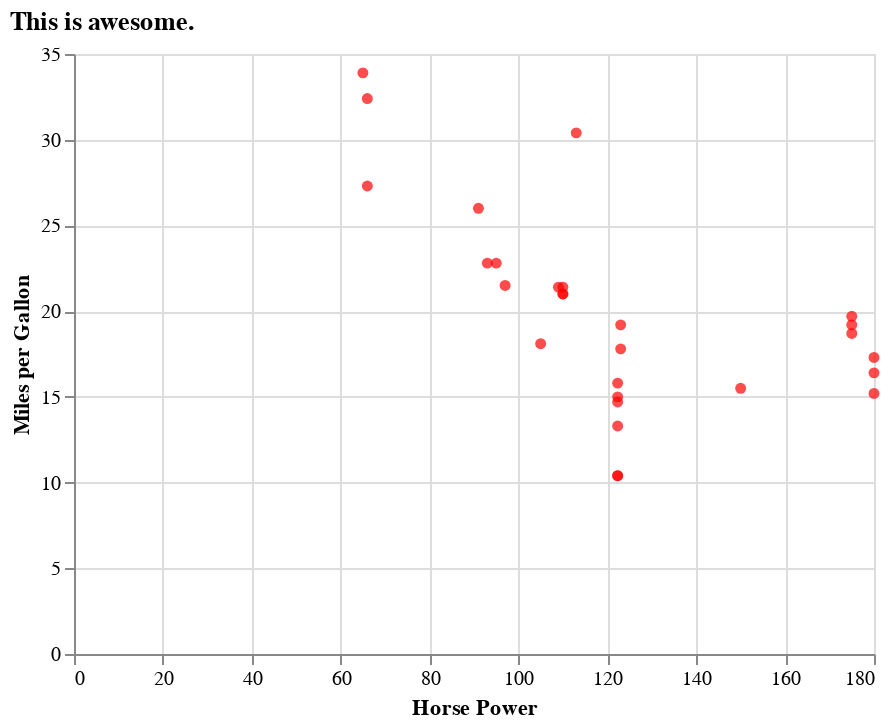

Notebook source saved alongside this figure:
### Code cell
chart = alt.Chart(df).mark_circle(color='red').encode(
    x=alt.X('hp', title='Horse Power'),
    y=alt.Y('mpg', title='Miles per Gallon')
).properties(
    title={'text': 'This is awesome.', 'anchor': 'start'}
)
chart

### Figure 1 — Vega-Lite specification as saved in the notebook (floating-point values rounded to 4 significant figures)
{"config": {"view": {"continuousWidth": 400, "continuousHeight": 300}}, "data": {"name": "data-87bddced51e5cfa14b79aa81194d4668"}, "mark": {"type": "circle", "color": "red"}, "encoding": {"x": {"field": "hp", "title": "Horse Power", "type": "quantitative"}, "y": {"field": "mpg", "title": "Miles per Gallon", "type": "quantitative"}}, "title": {"text": "This is awesome.", "anchor": "start"}, "$schema": "https://vega.github.io/schema/vega-lite/v4.17.0.json", "datasets": {"data-87bddced51e5cfa14b79aa81194d4668": [{"car": "Mazda RX4", "mpg": 21.0, "cyl": 6, "disp": 160.0, "hp": 110.0, "drat": 3.9, "wt": 2.62, "qsec": 16.46, "vs": 0.0, "am": 1, "gear": 4, "carb": 4}, {"car": "Mazda RX4 Wag", "mpg": 21.0, "cyl": 6, "disp": 160.0, "hp": 110.0, "drat": 3.9, "wt": 2.875, "qsec": 17.02, "vs": null, "am": 1, "gear": 4, "carb": 4}, {"car": "Datsun 710", "mpg": 22.8, "cyl": 4, "disp": 108.0, "hp": 93.0, "drat": 3.85, "wt": 2.32, "qsec": 18.61, "vs": 1.0, "am": 1, "gear": 999, "carb": 1}, {"car": "Hornet 4 Drive", "mpg": 21.4, "cyl": 6, "disp": 258.0, "hp": 110.0, "drat": 3.08, "wt": null, "qsec": 19.44, "vs": 1.0, "am": 0, "gear": 3, "carb": 1}, {"car": "Hornet Sportabout", "mpg": 18.7, "cyl": 8, "disp": 360.0, "hp": 175.0, "drat": 3.15, "wt": 3.44, "qsec": 17.02, "vs": 0.0, "am": 0, "gear": 3, "carb": 2}, {"car": "Valiant", "mpg": 18.1, "cyl": 6, "disp": 225.0, "hp": 105.0, "drat": 2.76, "wt": null, "qsec": 20.22, "vs": 1.0, "am": 0, "gear": 3, "carb": 1}, {"car": "Merc 230", "mpg": 22.8, "cyl": 4, "disp": 140.8, "hp": 95.0, "drat": 3.92, "wt": 3.15, "qsec": 22.9, "vs": 1.0, "am": 0, "gear": 4, "carb": 2}, {"car": "Merc 280", "mpg": 19.2, "cyl": 6, "disp": 167.6, "hp": 123.0, "drat": 3.92, "wt": null, "qsec": 18.3, "vs": 1.0, "am": 0, "gear": 4, "carb": 4}, {"car": "Merc 280C", "mpg": 17.8, "cyl": 6, "disp": 167.6, "hp": 123.0, "drat": 3.92, "wt": 3.44, "qsec": 18.9, "vs": null, "am": 0, "gear": 4, "carb": 4}, {"car": "Merc 450SE", "mpg": 16.4, "cyl": 8, "disp": 275.8, "hp": 180.0, "drat": 3.07, "wt": 4.07, "qsec": 17.4, "vs": 0.0, "am": 0, "gear": 3, "carb": 3}, {"car": "Merc 450SL", "mpg": 17.3, "cyl": 8, "disp": 275.8, "hp": 180.0, "drat": 3.07, "wt": null, "qsec": 17.6, "vs": 0.0, "am": 0, "gear": 3, "carb": 3}, {"car": "Merc 450SLC", "mpg": 15.2, "cyl": 8, "disp": 275.8, "hp": 180.0, "drat": 3.07, "wt": null, "qsec": 18.0, "vs": 0.0, "am": 0, "gear": 3, "carb": 3}, {"car": "Cadillac Fleetwood", "mpg": 10.4, "cyl": 8, "disp": 472.0, "hp": 122.3, "drat": 2.93, "wt": 5.25, "qsec": 17.98, "vs": null, "am": 0, "gear": 3, "carb": 4}, {"car": "Lincoln Continental", "mpg": 10.4, "cyl": 8, "disp": 460.0, "hp": 122.3, "drat": 3.0, "wt": null, "qsec": 17.82, "vs": 0.0, "am": 0, "gear": 3, "carb": 4}, {"car": "Chrysler Imperial", "mpg": 14.7, "cyl": 8, "disp": 440.0, "hp": 122.3, "drat": 3.23, "wt": null, "qsec": 17.42, "vs": 0.0, "am": 0, "gear": 3, "carb": 4}, {"car": "Fiat 128", "mpg": 32.4, "cyl": 4, "disp": 78.7, "hp": 66.0, "drat": 4.08, "wt": 2.2, "qsec": 19.47, "vs": 1.0, "am": 1, "gear": 999, "carb": 1}, {"car": "Toyota Corolla", "mpg": 33.9, "cyl": 4, "disp": 71.1, "hp": 65.0, "drat": 4.22, "wt": 1.835, "qsec": 19.9, "vs": 1.0, "am": 1, "gear": 999, "carb": 1}, {"car": "Toyota Corona", "mpg": 21.5, "cyl": 4, "disp": 120.1, "hp": 97.0, "drat": 3.7, "wt": null, "qsec": 20.01, "vs": 1.0, "am": 0, "gear": 3, "carb": 1}, {"car": "Dodge Challenger", "mpg": 15.5, "cyl": 8, "disp": 318.0, "hp": 150.0, "drat": 2.76, "wt": 3.52, "qsec": 16.87, "vs": 0.0, "am": 0, "gear": 3, "carb": 2}, {"car": "Camaro Z28", "mpg": 13.3, "cyl": 8, "disp": 350.0, "hp": 122.3, "drat": 3.73, "wt": null, "qsec": 15.41, "vs": 0.0, "am": 0, "gear": 3, "carb": 4}, {"car": "Pontiac Firebird", "mpg": 19.2, "cyl": 8, "disp": 400.0, "hp": 175.0, "drat": 3.08, "wt": 3.845, "qsec": 17.05, "vs": null, "am": 0, "gear": 3, "carb": 2}, {"car": "Fiat X1-9", "mpg": 27.3, "cyl": 4, "disp": 79.0, "hp": 66.0, "drat": 4.08, "wt": null, "qsec": 18.9, "vs": 1.0, "am": 1, "gear": 999, "carb": 1}, {"car": "Porsche 914-2", "mpg": 26.0, "cyl": 4, "disp": 120.3, "hp": 91.0, "drat": 4.43, "wt": 2.14, "qsec": 16.7, "vs": 0.0, "am": 1, "gear": 999, "carb": 2}, {"car": "Lotus Europa", "mpg": 30.4, "cyl": 4, "disp": 95.1, "hp": 113.0, "drat": 3.77, "wt": null, "qsec": 16.9, "vs": 1.0, "am": 1, "gear": 999, "carb": 2}, {"car": "Ford Pantera L", "mpg": 15.8, "cyl": 8, "disp": 351.0, "hp": 122.3, "drat": 4.22, "wt": null, "qsec": 14.5, "vs": 0.0, "am": 1, "gear": 5, "carb": 4}, {"car": "Ferrari Dino", "mpg": 19.7, "cyl": 6, "disp": 145.0, "hp": 175.0, "drat": 3.62, "wt": 2.77, "qsec": 15.5, "vs": null, "am": 1, "gear": 5, "carb": 6}, {"car": "Maserati Bora", "mpg": 15.0, "cyl": 8, "disp": 301.0, "hp": 122.3, "drat": 3.54, "wt": null, "qsec": 14.6, "vs": null, "am": 1, "gear": 5, "carb": 8}, {"car": "Volvo 142E", "mpg": 21.4, "cyl": 4, "disp": 121.0, "hp": 109.0, "drat": 4.11, "wt": 2.78, "qsec": 18.6, "vs": 1.0, "am": 1, "gear": 999, "carb": 2}]}}
